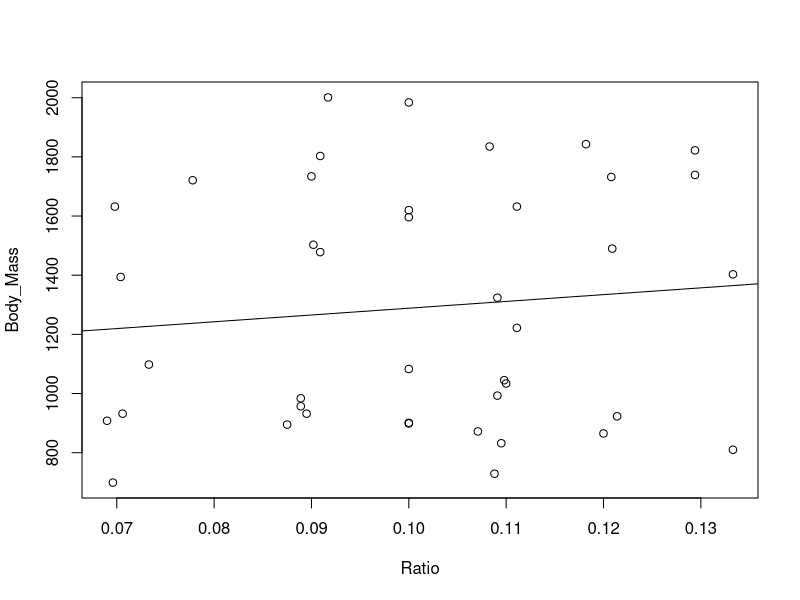

Write the R code that produced this figure.
### Question 3 ###

#Importing Data Deep Sea Squid
DeepSea <- read.csv ("Lab1_Statistics_R/Data/DeepSea_Squid.csv") #Importing data into R from my working directory

#slope
plot(Body_Mass ~ Ratio, data = DeepSea) #scatterplot

Squid <- lm(Body_Mass ~ Ratio, data = DeepSea) #creating a variable with the linear model

abline(Squid) #draws slope from linear model on plot
summary(Squid) #Summary of the model

